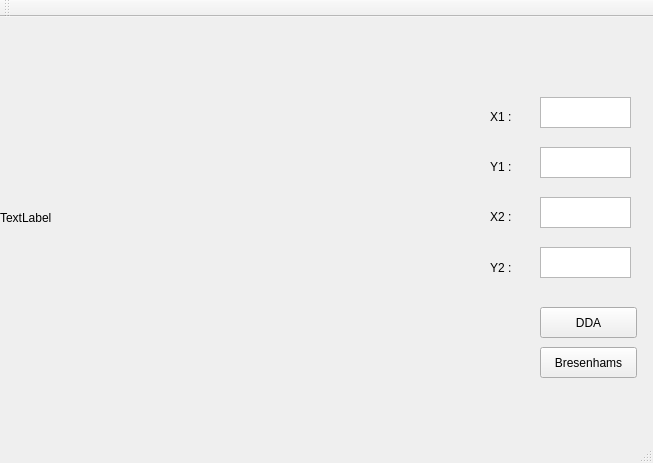
<?xml version="1.0" encoding="UTF-8"?>
<ui version="4.0">
 <class>MainWindow</class>
 <widget class="QMainWindow" name="MainWindow">
  <property name="geometry">
   <rect>
    <x>0</x>
    <y>0</y>
    <width>653</width>
    <height>463</height>
   </rect>
  </property>
  <property name="windowTitle">
   <string>MainWindow</string>
  </property>
  <widget class="QWidget" name="centralWidget">
   <widget class="QTextEdit" name="textEdit">
    <property name="geometry">
     <rect>
      <x>540</x>
      <y>80</y>
      <width>91</width>
      <height>31</height>
     </rect>
    </property>
   </widget>
   <widget class="QTextEdit" name="textEdit_2">
    <property name="geometry">
     <rect>
      <x>540</x>
      <y>130</y>
      <width>91</width>
      <height>31</height>
     </rect>
    </property>
   </widget>
   <widget class="QTextEdit" name="textEdit_3">
    <property name="geometry">
     <rect>
      <x>540</x>
      <y>180</y>
      <width>91</width>
      <height>31</height>
     </rect>
    </property>
   </widget>
   <widget class="QTextEdit" name="textEdit_4">
    <property name="geometry">
     <rect>
      <x>540</x>
      <y>230</y>
      <width>91</width>
      <height>31</height>
     </rect>
    </property>
   </widget>
   <widget class="QPushButton" name="pushButton">
    <property name="geometry">
     <rect>
      <x>540</x>
      <y>290</y>
      <width>97</width>
      <height>31</height>
     </rect>
    </property>
    <property name="text">
     <string>DDA</string>
    </property>
   </widget>
   <widget class="QPushButton" name="pushButton_2">
    <property name="geometry">
     <rect>
      <x>540</x>
      <y>330</y>
      <width>97</width>
      <height>31</height>
     </rect>
    </property>
    <property name="text">
     <string>Bresenhams</string>
    </property>
   </widget>
   <widget class="QLabel" name="label">
    <property name="geometry">
     <rect>
      <x>490</x>
      <y>90</y>
      <width>31</width>
      <height>21</height>
     </rect>
    </property>
    <property name="text">
     <string>&lt;html&gt;&lt;head/&gt;&lt;body&gt;&lt;p&gt;X1 :&lt;/p&gt;&lt;/body&gt;&lt;/html&gt;</string>
    </property>
   </widget>
   <widget class="QLabel" name="label_2">
    <property name="geometry">
     <rect>
      <x>490</x>
      <y>140</y>
      <width>31</width>
      <height>21</height>
     </rect>
    </property>
    <property name="text">
     <string>&lt;html&gt;&lt;head/&gt;&lt;body&gt;&lt;p&gt;Y1 :&lt;/p&gt;&lt;/body&gt;&lt;/html&gt;</string>
    </property>
   </widget>
   <widget class="QLabel" name="label_3">
    <property name="geometry">
     <rect>
      <x>490</x>
      <y>190</y>
      <width>31</width>
      <height>21</height>
     </rect>
    </property>
    <property name="text">
     <string>&lt;html&gt;&lt;head/&gt;&lt;body&gt;&lt;p&gt;X2 :&lt;/p&gt;&lt;/body&gt;&lt;/html&gt;</string>
    </property>
   </widget>
   <widget class="QLabel" name="label_4">
    <property name="geometry">
     <rect>
      <x>490</x>
      <y>240</y>
      <width>31</width>
      <height>21</height>
     </rect>
    </property>
    <property name="text">
     <string>Y2 :</string>
    </property>
   </widget>
   <widget class="QLabel" name="label_5">
    <property name="geometry">
     <rect>
      <x>0</x>
      <y>0</y>
      <width>451</width>
      <height>401</height>
     </rect>
    </property>
    <property name="text">
     <string>TextLabel</string>
    </property>
   </widget>
   <zorder>label_5</zorder>
   <zorder>textEdit</zorder>
   <zorder>textEdit_2</zorder>
   <zorder>textEdit_3</zorder>
   <zorder>textEdit_4</zorder>
   <zorder>pushButton</zorder>
   <zorder>pushButton_2</zorder>
   <zorder>label</zorder>
   <zorder>label_2</zorder>
   <zorder>label_3</zorder>
   <zorder>label_4</zorder>
  </widget>
  <widget class="QMenuBar" name="menuBar">
   <property name="geometry">
    <rect>
     <x>0</x>
     <y>0</y>
     <width>653</width>
     <height>27</height>
    </rect>
   </property>
  </widget>
  <widget class="QToolBar" name="mainToolBar">
   <attribute name="toolBarArea">
    <enum>TopToolBarArea</enum>
   </attribute>
   <attribute name="toolBarBreak">
    <bool>false</bool>
   </attribute>
  </widget>
  <widget class="QStatusBar" name="statusBar"/>
 </widget>
 <layoutdefault spacing="6" margin="11"/>
 <resources/>
 <connections/>
</ui>
